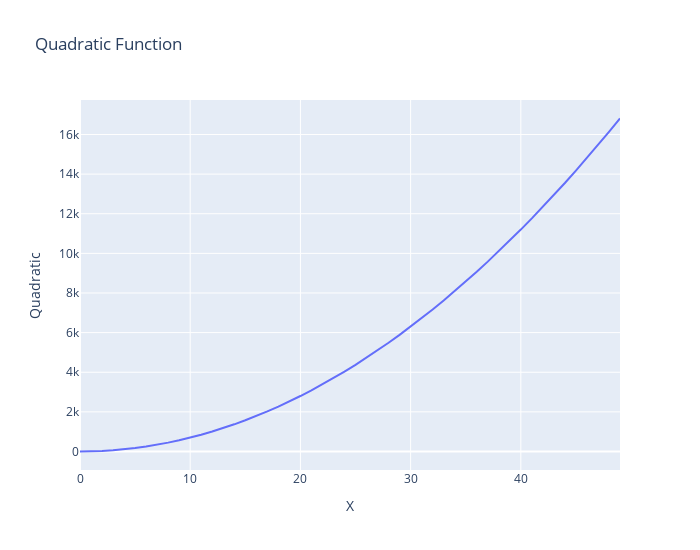

Source (notebook cell):
### Code cell
fig = px.line(df, x="X", y="Quadratic",width=700, height=550, title='Quadratic Function')
fig.show()

### Figure 1 — Plotly figure (JSON) as saved in the notebook; plotly's stock layout.template omitted (floating-point values rounded to 4 significant figures)
{"data": [{"hovertemplate": "X=%{x}<br>Quadratic=%{y}<extra></extra>", "legendgroup": "", "line": {"color": "#636efa", "dash": "solid"}, "mode": "lines", "name": "", "orientation": "v", "showlegend": false, "type": "scatter", "x": [0, 1, 2, 3, 4, 5, 6, 7, 8, 9, 10, 11, 12, 13, 14, 15, 16, 17, 18, 19, 20, 21, 22, 23, 24, 25, 26, 27, 28, 29, 30, 31, 32, 33, 34, 35, 36, 37, 38, 39, 40, 41, 42, 43, 44, 45, 46, 47, 48, 49], "xaxis": "x", "y": [0, 7, 28, 63, 112, 175, 252, 343, 448, 567, 700, 847, 1008, 1183, 1372, 1575, 1792, 2023, 2268, 2527, 2800, 3087, 3388, 3703, 4032, 4375, 4732, 5103, 5488, 5887, 6300, 6727, 7168, 7623, 8092, 8575, 9072, 9583, 10108, 10647, 11200, 11767, 12348, 12943, 13552, 14175, 14812, 15463, 16128, 16807], "yaxis": "y"}], "layout": {"height": 550, "legend": {"tracegroupgap": 0}, "title": {"text": "Quadratic Function"}, "width": 700, "xaxis": {"anchor": "y", "autorange": true, "domain": [0, 1], "range": [0, 49], "title": {"text": "X"}, "type": "linear"}, "yaxis": {"anchor": "x", "autorange": true, "domain": [0, 1], "range": [-933.7, 17740.0], "title": {"text": "Quadratic"}, "type": "linear"}}}
